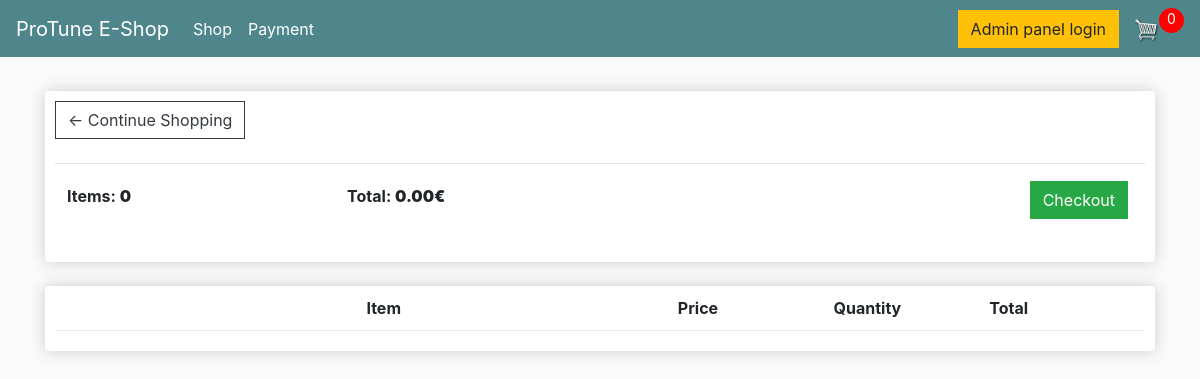
/cart/ (signed in), run on an earlier commit of the app's database.
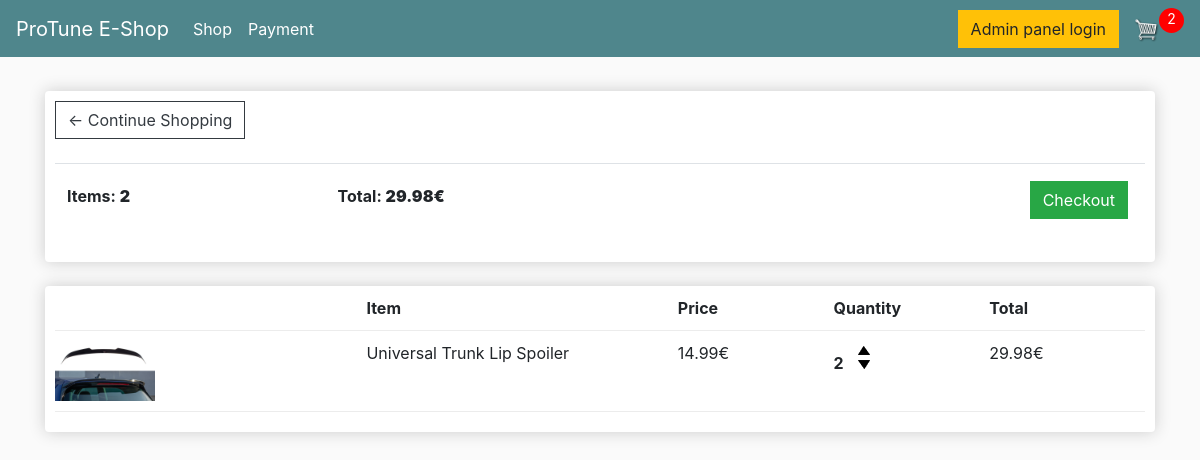
And on a later commit of the database.
### store/models.py (models this page shows, shortened)
class Order(models.Model):
    customer = models.ForeignKey(Customer, on_delete=models.SET_NULL, null=True, blank=True)
    date_ordered = models.DateTimeField(auto_now_add=True)
    complete = models.BooleanField(default=False)
    transaction_id = models.CharField(max_length=100, null=True)
    @property
    def get_cart_total(self):
        orderitems = self.orderitem_set.all()
        total = sum([item.get_total for item in orderitems])
        return total
    @property
    def get_cart_items(self):
        orderitems = self.orderitem_set.all()
        total = sum([item.quantity for item in orderitems])
        return total

class OrderItem(models.Model):
    product = models.ForeignKey(Product, on_delete=models.SET_NULL, null=True, blank=True)
    order = models.ForeignKey(Order, on_delete=models.SET_NULL, null=True, blank=True)
    quantity = models.IntegerField(default=0, null=True, blank=True)
    date_added = models.DateTimeField(auto_now_add=True)
    @property
    def get_total(self):
        total = self.product.price * self.quantity
        return total

class Product(models.Model):
    name = models.CharField(max_length=200)
    price = models.DecimalField(max_digits=7, decimal_places=2)
    digital = models.BooleanField(default=False, null=True, blank=True)
    image = models.ImageField(null=True, blank=True)
    @property
    def imageURL(self):
        try:
            url = self.image.url
        except:
            url = ''
        return url

### store/views.py (the view)
# urls.py: path('cart/', views.cart, name="cart"),
def cart(request):
    data = cartData(request)
    cartItems = data['cartItems']
    order = data['order']
    items = data['items']
    context = {'items': items, 'order': order, 'cartItems': cartItems}
    return render(request, 'store/cart.html', context)

### store/utils.py (called while the page is built)
def cartData(request):
    if request.user.is_authenticated:
        customer = request.user.customer
        order, created = Order.objects.get_or_create(
            customer=customer, complete=False)
        items = order.orderitem_set.all()
        cartItems = order.get_cart_items
    else:
        cookieData = cookieCart(request)
        cartItems = cookieData['cartItems']
        order = cookieData['order']
        items = cookieData['items']
    return {'cartItems': cartItems, 'order': order, 'items': items}

### store/templates/store/cart.html (shortened to what this page needs)
{% extends 'store/main.html' %} {% load static %} {% block content %}
<div class="row">
    <div class="col-lg-12">
        <div class="box-element">
            <a class="btn btn-outline-dark" href="{% url 'store' %}"
                >&#x2190; Continue Shopping</a
            >
            <br />
            <br />
            <table class="table">
                <tr>
                    <th>
                        Items: <strong>{{order.get_cart_items}}</strong>
                    </th>
                    <th>
                        Total:
                        <strong>{{order.get_cart_total|floatformat:2}}€</strong>
                    </th>
                    <th>
                        <a
                            style="float: right; margin: 5px"
                            class="btn btn-success"
                            href="{% url 'checkout' %}"
                            >Checkout</a
                        >
                    </th>
                </tr>
            </table>
        </div>
        <br />
        <div class="box-element">
            <div class="cart-row">
                <div style="flex: 2"></div>
                <div style="flex: 2"><strong>Item</strong></div>
                <div style="flex: 1"><strong>Price</strong></div>
                <div style="flex: 1"><strong>Quantity</strong></div>
                <div style="flex: 1"><strong>Total</strong></div>
            </div>
            {% for item in items %}
            <div class="cart-row">
                <div style="flex: 2">
                    <img class="row-image" src="{{item.product.imageURL}}" />
                </div>
                <div style="flex: 2">{{item.product.name}}</div>
                <div style="flex: 1">{{item.product.price|floatformat:2}}€</div>
                <div style="flex: 1">
                    <p class="quantity">{{item.quantity}}</p>
                    <div class="quantity">
                        <img
                            data-product="{{item.product.id}}"
                            data-action="add"
                            class="chg-quantity update-cart"
                            src="{% static 'images/arrow-up.png' %}"
                        />
                        <img
                            data-product="{{item.product.id}}"
                            data-action="remove"
                            class="chg-quantity update-cart"
                            src="{% static 'images/arrow-down.png' %}"
                        />
                    </div>
                </div>
                <div style="flex: 1">{{item.get_total|floatformat:2}}€</div>
            </div>
            {% endfor %}
        </div>
    </div>
</div>
{% endblock content %}

What changed in the data, as far as the page shows it:
removed Order: get_cart_items "0", get_cart_total "0.00"
added Order: get_cart_items "2", get_cart_total "29.98"
added OrderItem: product.imageURL (picture), product.name "Universal Trunk Lip Spoiler", product.price "14.99", quantity "2", get_total "29.98"
Also different on the page:
{{ cartItems }}: "0" → "2"
